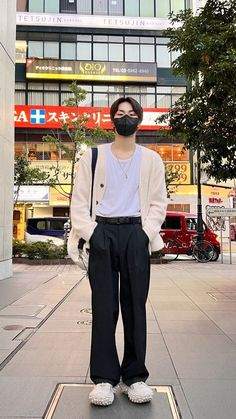
#> input picture haarcascade_fullbody/full.jpg, 236 x 419 px, found by its file name
$ python cascade_fullbody_img_detection.py
#> lines starting #> are read from the running program, lines starting #| are printed output that depends on the picture; after the words box and inside, x2 and y2 are one past the last pixel; in counts of white or black regions, pixels touching at a corner belong together
import cv2

body_casc=cv2.CascadeClassifier("D:/python_/openCV/.idea/haarcascade/haarcascade_fullbody/haarcascade_fullbody.xml")

img=cv2.imread("D:/python_/openCV/.idea/haarcascade/haarcascade_fullbody/full.jpg")
#> img is the input picture: shape (419, 236, 3); mean B, G, R 124.6, 135.1, 147.7

griton=cv2.cvtColor(img, cv2.COLOR_BGR2GRAY)
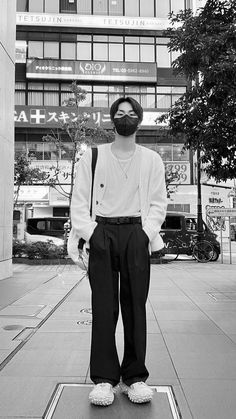
#> griton: shape (419, 236); min 0, max 255, mean 137.7
body=body_casc.detectMultiScale(griton, 1.05,3)
#> body = [[54, 154, 126, 251], [25, 56, 177, 354]]

for (x,y,w,h) in body:
    cv2.rectangle(img, (x,y),(x+w,y+h),(50,0,200),3)
#> this loop made 2 passes
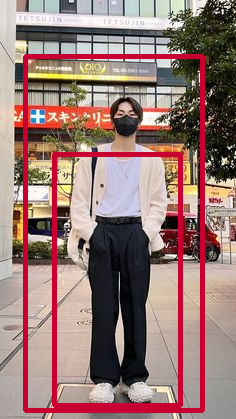
#> img: shape (419, 236, 3); 9.16% of pixels changed, all inside (x1, y1, x2, y2) = (23, 54, 205, 413)

cv2.imshow("full body", img)
cv2.waitKey(0)
cv2.destroyAllWindows()
